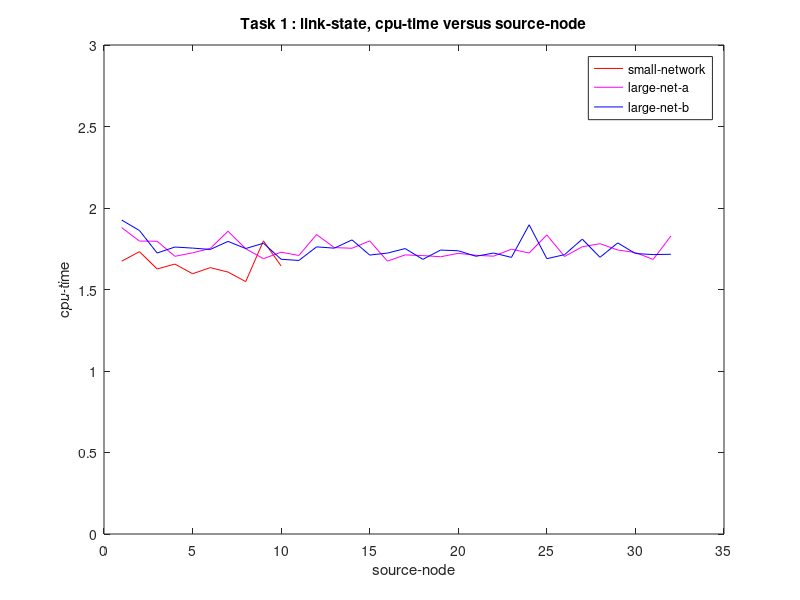
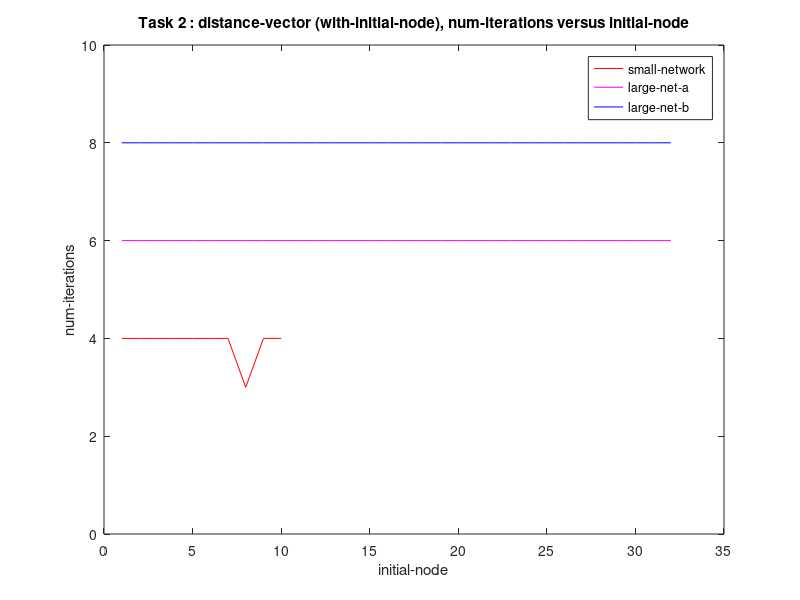
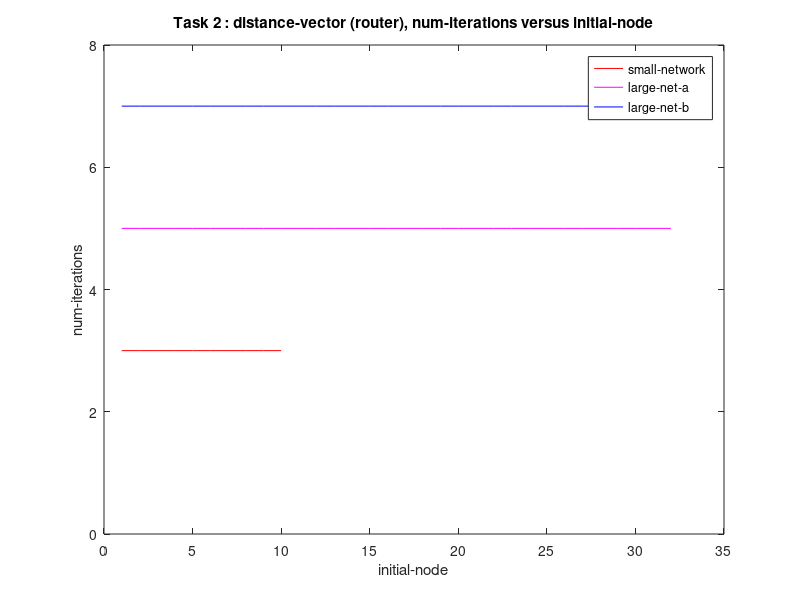

Reproduce these figures in MATLAB, in order.
y1 = [1673883,1732096,1625858,1656094,1596734,1634204,1606962,1548515,1798279,1643974]*10^(-6)
x1 = [1:10]
y2 = [1879299,1797272,1796053,1703749,1724871,1751962,1857275,1750329,1689085,1729141,1708703,1837096,1757167,1753000,1798236,1674251,1712257,1707986,1700922,1721762,1709855,1704438,1747379,1723848,1834773,1702618,1762251,1781052,1742432,1726802,1684529,1828135]*10^(-6)
x2 = [1:32]
y3 = [1926156,1861880,1723871,1760528,1754040,1745768,1795051,1751384,1783734,1685559,1678197,1761530,1753643,1804350,1711302,1723292,1751182,1684976,1741934,1737731,1703927,1723860,1696992,1896976,1689011,1713895,1808968,1697595,1785769,1720779,1714179,1716198]*10^(-6)
x3 = [1:32]

plot(x1,y1,'r')
hold on
plot(x2,y2,'m')
hold on
plot(x3,y3,'b')
title("Task 1 : link-state, cpu-time versus source-node")
xlabel("source-node")
ylabel("cpu-time")
legend("small-network","large-net-a","large-net-b")
axis([1 32 0 3], "autox")

y4 = [4,4,4,4,4,4,4,3,4,4]
y5 = ones(1,32)*6
y6 = ones(1,32)*8

figure
plot(x1,y4,'r')
hold on
plot(x2,y5,'m')
hold on
plot(x3,y6,'b')
title("Task 2 : distance-vector (with-initial-node), num-iterations versus initial-node")
xlabel("initial-node")
ylabel("num-iterations")
legend("small-network","large-net-a","large-net-b")
axis([1 32 0 10], "autox")

y7 = ones(1,10)*3
y8 = ones(1,32)*5
y9 = ones(1,32)*7

figure
plot(x1,y7,'r')
hold on
plot(x2,y8,'m')
hold on
plot(x3,y9,'b')
title("Task 2 : distance-vector (router), num-iterations versus initial-node")
xlabel("initial-node")
ylabel("num-iterations")
legend("small-network","large-net-a","large-net-b")
axis([1 32 0 8], "autox")
